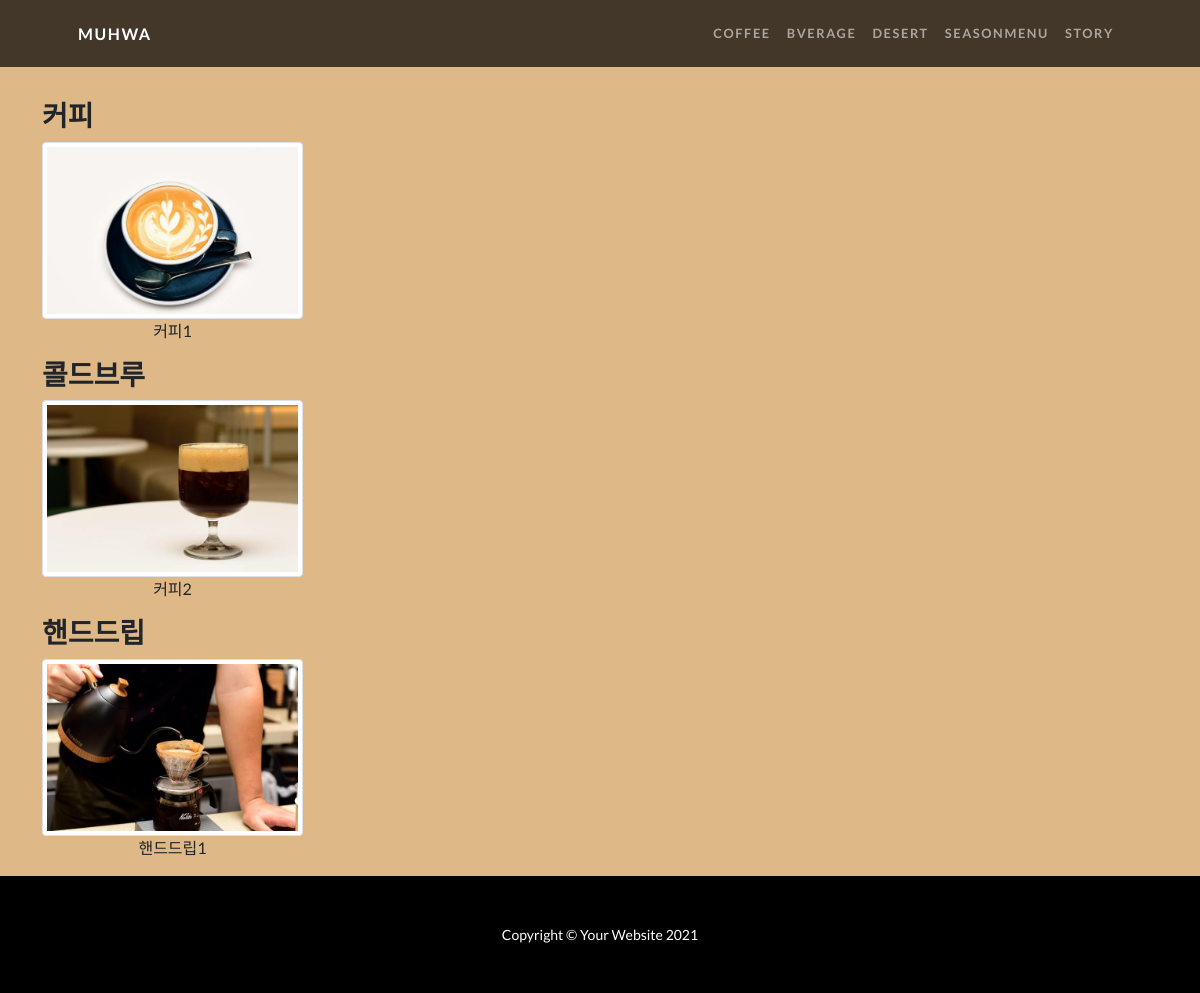
/menu/coffee/, run on the app's committed database.
### menu/models.py (models this page shows, shortened)
class Coffee(models.Model):
    title = models.CharField(max_length=100)
    sub_cate = models.CharField(max_length=100, default='')
    photo = models.ImageField(upload_to='coffee/%Y/%m/%d',default='coffee/no_image.png')
    desc = models.TextField()
    class Meta:
        ordering = ['title']

### menu/views.py (the view)
# urls.py: path('coffee/', CoffeeListView.as_view(), name='coffee'),
class CoffeeListView(ListView):
    model = Coffee
    template_name = 'menu/coffee.html'
    context_object_name = 'coffee_list'

### home/templates/menu/coffee.html (shortened to what this page needs)
{% extends 'base.html' %}
{% block header %}
<div style="height:100px; background-color: #deb887;"></div>
{% endblock %}
{% block contents %}
<div style=" background:#deb887 ;">
    <div class="container">
        <div class="row">
            <h3>커피</h3>
            {% for coffee in coffee_list %}
            {% if coffee.sub_cate == '커피'%}
            <div class="col-6 col-md-3">
                <img src="{{coffee.photo.url}}" class="img-thumbnail" alt="">
                <p class="text-center">{{coffee.title}}</p>
            </div>
            {% endif %}
            {% endfor %}
        </div>
        <div class="row">
            <h3>콜드브루</h3>
            {% for coffee in coffee_list %}
            {% if coffee.sub_cate == '콜드브루'%}
            <div class="col-6 col-sm-3">
                <img src="{{coffee.photo.url}}" class="img-thumbnail" alt="">
                <p class="text-center">{{coffee.title}}</p>
            </div>
            {% endif %}
            {% endfor %}
        </div>
        <div class="row">
            <h3>핸드드립</h3>
            {% for coffee in coffee_list %}
            {% if coffee.sub_cate == '핸드드립'%}
            <div class="col-6 col-sm-3">
                <img src="{{coffee.photo.url}}" class="img-thumbnail" alt="">
                <p class="text-center">{{coffee.title}}</p>
            </div>
            {% endif %}
            {% endfor %}
        </div>
    </div>
</div>
{% endblock %}

### data on the page
Coffee: photo (picture), title "커피1"
Coffee: photo (picture), title "커피2"
Coffee: photo (picture), title "핸드드립1"
